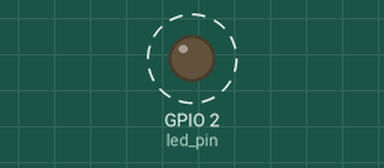
Recording of a program running on a simulated ESP32 board running MicroPython. On the bench: output pins drawn as LEDs (lit = HIGH). Dashed ring = blinking.

Above: at 0.5 s.
Timing chart, 0 to 4.6 s (numbered marks = the images above):
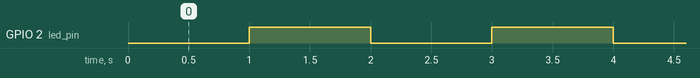

Measured:
- by itself, GPIO 2 (led_pin): alternates HIGH for 1.0 s and LOW for 1.0 s

The program:

timer-led-blink.py
```python
from machine import Pin, Timer

ON_BOARD_PIN = 2
led_pin = Pin(ON_BOARD_PIN, Pin.OUT)

def toggle_led(t):
    led_pin.value(not led_pin.value())

led_timer = Timer(1)
led_timer.init(mode=Timer.PERIODIC,period=1000,callback=toggle_led)
```
